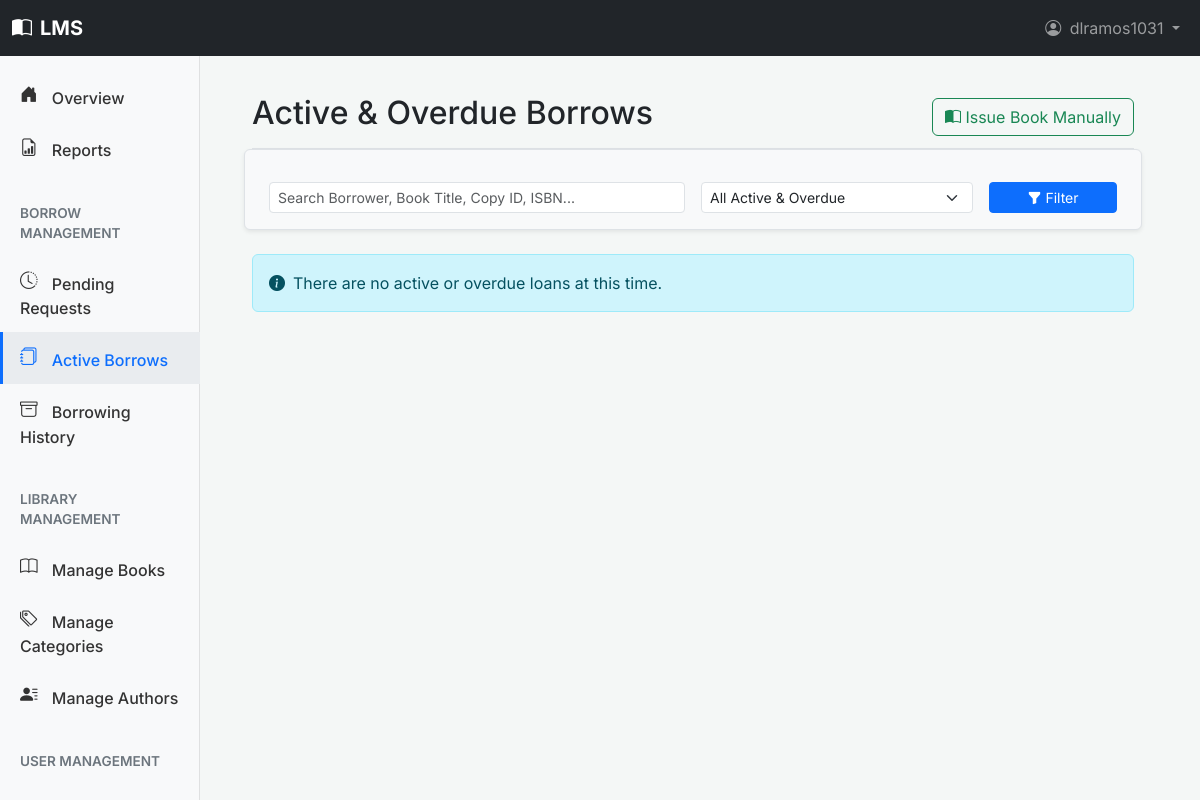
Before: /dashboard/circulation/active-loans/ (signed in) with the older database file.
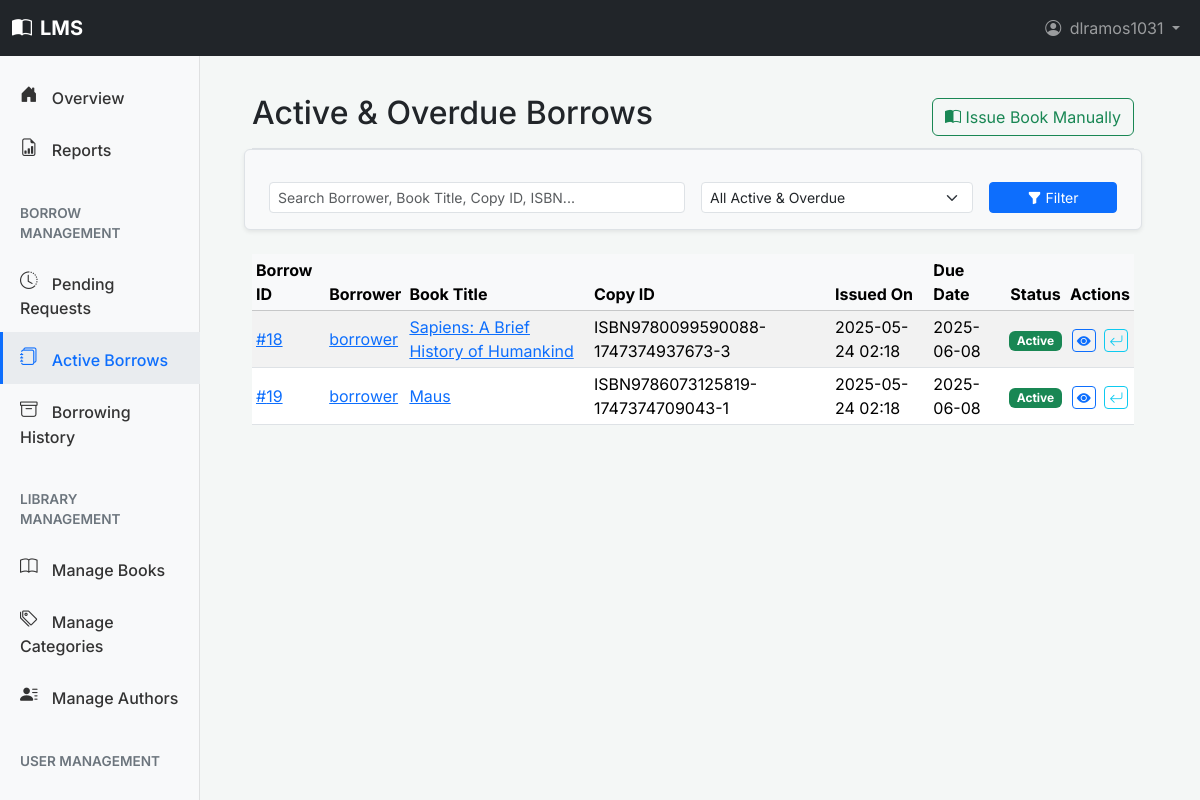
After: the same page with the newer database file.
### books/models.py (models this page shows, shortened)
class Borrowing(models.Model):
    book_copy = models.ForeignKey(
        BookCopy,
        on_delete=models.PROTECT,
        related_name='borrowings',
        help_text=_("The specific copy of the book being borrowed")
    )
    borrower = models.ForeignKey(
        settings.AUTH_USER_MODEL,
        on_delete=models.CASCADE,
        related_name='borrowings',
        help_text=_("The user borrowing the book")
    )
    request_date = models.DateTimeField(
        verbose_name=_("Request Date"),
        auto_now_add=True,
        help_text=_("Date and time the borrow request was made or manual issue initiated.")
    )
    issue_date = models.DateTimeField(
        verbose_name=_("Issue Date"),
        null=True, blank=True,
        help_text=_("Date and time the loan was approved and officially started.")
    )
    due_date = models.DateField(
        verbose_name=_("Due Date"),
        help_text=_("Date the book is due to be returned. Set by user/staff during request/approval.")
    )
    return_date = models.DateTimeField(
        verbose_name=_("Actual Return Date"),
        null=True, blank=True,
        help_text=_("Date and time the book was actually returned.")
    )
    STATUS_CHOICES = [
        ('REQUESTED', _('Requested')),                  # Book is requested before librarian approval
        ('ACTIVE', _('Active')),                        # Book is currently borrowed by the user
        ('RETURNED', _('Returned')),                    # Book has been returned on or before the due date
        ('RETURNED_LATE', _('Returned Late')),          # Book returned after the due date
        ('OVERDUE', _('Overdue')),                      # Book not yet returned and is past its due date
        ('REJECTED', _('Request Rejected')),            # Borrow request was rejected by librarian
        ('CANCELLED', _('Request Cancelled')),          # If a borrow request was cancelled before approval
        ('LOST_BY_BORROWER', _('Lost by Borrower')),    # Borrower reported or confirmed the book as lost
    ]
    status = models.CharField(
        max_length=20,
        choices=STATUS_CHOICES,
        default='REQUESTED',
        help_text=_("Current status of this borrowing record")
    )
    fine_amount = models.DecimalField(
        max_digits=6,
        decimal_places=2,
        default=0.00,
        help_text=_("Fine incurred for this borrowing, if any (e.g., for late return)")
    )
    notes_by_librarian = models.TextField(
        blank=True,
        null=True,
        help_text=_("Internal notes by librarian regarding this loan (e.g., damage noted on return) (optional)")
    )
    class Meta:
        ordering = ['-request_date']
        verbose_name = _('Borrowing Record')
        verbose_name_plural = _('Borrowing Records')

class BookCopy(models.Model):
    book = models.ForeignKey(
        Book,
        on_delete=models.CASCADE,
        related_name='copies',
        help_text=_("The book title this specific copy belongs to")
    )
    copy_id = models.CharField(
        max_length=100,
        unique=True,
        help_text=_("Unique library barcode or identifier for this specific physical copy")
    )
    STATUS_CHOICES = [
        ('Available', _('Available')),
        ('On Loan', _('On Loan')),
        ('Reserved', _('Reserved')),
        ('Lost', _('Lost')),
        ('Damaged', _('Damaged')),
        ('In Repair', _('In Repair')),
        ('Withdrawn', _('Withdrawn from Collection')),
    ]
    status = models.CharField(
        max_length=20,
        choices=STATUS_CHOICES,
        default='Available',
        help_text=_("Current status of this book copy")
    )
    date_acquired = models.DateField(
        null=True,
        blank=True,
        help_text=_("Date this specific copy was acquired by the library (optional)")
    )
    condition_notes = models.TextField(
        blank=True,
        null=True,
        help_text=_("Notes on the condition of this copy (e.g., slight tear on cover, missing page) (optional)")
    )
    class Meta:
        ordering = ['book__title', 'copy_id']
        verbose_name = _('Book Copy')
        verbose_name_plural = _('Book Copies')

class Book(models.Model):
    isbn = models.CharField(
        _('ISBN-13'),
        max_length=17,
        primary_key=True,
        unique=True,
        validators=[isbn_validator],
        help_text=_('13 Character ISBN number. Must be unique. (e.g., 978-0596009205)')
    )
    title = models.CharField(
        max_length=255,
        help_text=_("Enter the title of the book")
    )
    authors = models.ManyToManyField(
        Author,
        related_name='books',
        help_text=_("Select or add authors for this book")
    )
    publisher = models.CharField(
        max_length=200,
        blank=True,
        null=True,
        help_text=_("Publisher of the book (optional)")
    )
    publication_date = models.DateField(
        null=True,
        blank=True,
        help_text=_("Date the book was published (optional)")
    )
    edition = models.CharField(
        max_length=100,
        blank=True,
        null=True,
        help_text=_("e.g., 1st Edition, Revised Edition (optional)")
    )
    page_count = models.PositiveIntegerField(
        null=True,
        blank=True,
        help_text=_("Total number of pages (optional)")
    )
    description = models.TextField(
        blank=True,
        null=True,
        help_text=_("A brief description or summary of the book (optional)")
    )
    cover_image = models.ImageField(
        _("Cover Image"),
        upload_to='book_covers/',
        blank=True,
        null=True,
        help_text=_("Upload the book's cover image (optional).")
    )
    categories = models.ManyToManyField(
        Category,
        related_name='books',
        help_text=_("Select or add categories for this book")
    )
    date_added_to_system = models.DateTimeField(
        auto_now_add=True,
        help_text=_("Date this book record was added to the system")
    )
    last_updated = models.DateTimeField(
        auto_now=True,
        help_text=_("Date this book record was last updated")
    )
    total_borrows = models.PositiveIntegerField(
        default=0,
        help_text=_("How many times this book title has been borrowed overall")
    )
    def display_authors(self):
        """Helper method to display authors in the Django admin interface."""
        return ', '.join(author.name for author in self.authors.all()[:3])
    display_authors.short_description = _('Authors')
    def display_categories(self):
        """Helper method to display categories in the Django admin interface."""
        return ', '.join(category.name for category in self.categories.all()[:3])
    display_categories.short_description = _('Categories')
    class Meta:
        ordering = ['title', 'isbn']
        verbose_name = _('Book')
        verbose_name_plural = _('Books')

### users/models.py (models this page shows, shortened)
class CustomUser(AbstractUser):
    middle_initial = models.CharField(
        _('middle initial'),
        max_length=10,
        blank=True,
        null=True,
        help_text=_("User's middle initial (optional)")
    )
    suffix = models.CharField(
        _('suffix'),
        max_length=10,
        blank=True,
        null=True,
        help_text=_("e.g., Jr., Sr., III (optional)")
    )
    ROLE_CHOICES = (
        ('BORROWER', _('Borrower')),    # For students and other general library users
        ('LIBRARIAN', _('Librarian')),  # For library staff managing books and circulation
        ('ADMIN', _('Administrator')),  # For system administrators with full access
    )
    role = models.CharField(
        _('role'),
        max_length=20,
        choices=ROLE_CHOICES,
        default='BORROWER',
        help_text=_('The primary role of this user within the library system')
    )
    borrower_id_label = models.CharField(
        _('borrower ID label'),
        max_length=50,
        default="Library ID",
        help_text=_("Label for the borrower's unique identifier (e.g., Student ID, Library Card No.)")
    )
    borrower_id_value = models.CharField(
        _('borrower ID value'),
        max_length=50,
        unique=True,
        null=True,
        blank=True,
        help_text=_("The borrower's unique library identifier value (e.g., 'S12345', 'LC00789')")
    )
    physical_address = models.TextField(
        _('physical address'),
        blank=True,
        null=True,
        help_text=_("Borrower's physical mailing address (optional)")
    )
    birth_date = models.DateField(
        _('birth date'),
        null=True,
        blank=True,
        help_text=_("Borrower's date of birth (optional)")
    )
    phone_number = models.CharField(
        _('phone number'),
        max_length=20,
        blank=True,
        null=True,
        help_text=_("Borrower's contact phone number (optional)")
    )
    profile_picture = models.ImageField(
        _("Profile Picture"),
        upload_to='profile_pics/',
        blank=True,
        null=True,
        help_text=_("Upload a profile picture (optional).")
    )
    favorite_books = models.JSONField(
        _("Favorite Books"),
        default=list,
        blank=True,
        help_text=_("List of favorite book ISBNs with timestamps.")
    )
    BORROWER_TYPE_CHOICES = (
        ('STUDENT', _('Student')),                  # Full-time students
        ('FACULTY', _('Faculty')),                  # Faculty members
        ('STAFF_MEMBER', _('Staff Member')),        # University staff (non-faculty) who are borrowers
        ('ALUMNI', _('Alumni')),                    # Former students who are still borrowers
        ('COMMUNITY', _('Community Member')),       # Other verified local borrowers
        ('OTHER', _('Other Verified Borrower')),    # Other verified borrowers (e.g., local residents, non-student/faculty)
    )
    borrower_type = models.CharField(
        _('borrower type'),
        max_length=30,
        choices=BORROWER_TYPE_CHOICES,
        null=True,
        blank=True,
        help_text=_('Category of the borrower, e.g., Student, Faculty (used if role is Borrower)')
    )
    groups = models.ManyToManyField(
        'auth.Group',
        verbose_name=_('groups'),
        blank=True,
        help_text=_(
            'The groups this user belongs to. A user will get all permissions '
            'granted to each of their groups.'
        ),
        related_name="customuser_groups",
        related_query_name="customuser",
    )
    user_permissions = models.ManyToManyField(
        'auth.Permission',
        verbose_name=_('user permissions'),
        blank=True,
        help_text=_('Specific permissions for this user.'),
        related_name="customuser_permissions",
        related_query_name="customuser",
    )
    class Meta:
        verbose_name = _('User')
        verbose_name_plural = _('Users')
        ordering = ['last_name', 'first_name']

### books/views.py (the view, shortened to what this page needs)
# urls.py: path('dashboard/circulation/active-loans/', views.StaffActiveLoansView.as_view(), name='dashboard_active_loans'),
class StaffActiveLoansView(StaffRequiredMixin, ListView):
    model = Borrowing
    template_name = 'books/dashboard/circulation/active_loans.html'
    context_object_name = 'active_loans'
    paginate_by = 10
    def get_queryset(self):
        queryset = Borrowing.objects.filter(status__in=['ACTIVE', 'OVERDUE']) \
                                    .select_related('borrower', 'book_copy__book') \
                                    .order_by('due_date')
        search_term = self.request.GET.get('search', '').strip()
        status_filter = self.request.GET.get('status_filter', '').strip().upper()
        return queryset
    def get_context_data(self, **kwargs):
        context = super().get_context_data(**kwargs)
        context['page_title'] = _('Active & Overdue Loans')
        context['now_date'] = timezone.now().date()
        context['current_search'] = self.request.GET.get('search', '')
        context['status_filter_choices'] = [
            ('ACTIVE', _('Active')),
            ('OVERDUE', _('Overdue')),
        ]
        context['current_status_filter'] = self.request.GET.get('status_filter', '').upper()
        query_params = self.request.GET.copy()
        query_params.pop('page', None)
        context['other_query_params'] = query_params.urlencode()
        return context

### books/templates/books/dashboard/circulation/active_loans.html (shortened to what the changed rows need)
{% extends "dashboard/base.html" %}
{% load static %}
{% load bootstrap5 %}
{% block dashboard_page_title_main %}Active & Overdue Borrows{% endblock %}
{% block dashboard_content_main %}
    <form method="get" class="row g-3 align-items-center mb-4 p-3 bg-light border rounded shadow-sm">
        <div class="col-md-6">
        </div>
        <div class="col-md-4">
        </div>
        <div class="col-md-2">
        </div>
    </form>
    {% if active_loans %}
    <div class="table-responsive">
        <table class="table table-striped table-hover table-sm align-middle">
            <thead class="table-light">
                <tr>
                    <th>Borrow ID</th>
                    <th>Borrower</th>
                    <th>Book Title</th>
                    <th>Copy ID</th>
                    <th>Issued On</th>
                    <th>Due Date</th>
                    <th class="text-center">Status</th>
                    <th class="text-center">Actions</th>
                </tr>
            </thead>
            <tbody>
                {% for loan in active_loans %}
                <tr class="{% if loan.status == 'OVERDUE' %}table-danger{% elif loan.due_date.date < now_date and loan.status == 'ACTIVE' %}table-warning{% endif %}">
                    <td><a href="{% url 'books:dashboard_borrowing_detail' borrowing_id=loan.id %}">#{{ loan.id }}</a></td>
                    <td>
                        <a href="{% url 'users:dashboard_borrower_detail' pk=loan.borrower.pk %}">{{ loan.borrower.username }}</a>
                    </td>
                    <td>
                        <a href="{% url 'books:dashboard_book_detail' isbn=loan.book_copy.book.isbn %}">{{ loan.book_copy.book.title }}</a>
                    </td>
                    <td>{{ loan.book_copy.copy_id }}</td>
                    <td>{{ loan.issue_date|date:"Y-m-d H:i" }}</td>
                    <td>{{ loan.due_date|date:"Y-m-d" }}</td>
                    <td class="text-center">
                        {% if loan.status == 'OVERDUE' %}
                            <span class="badge bg-danger">{{ loan.get_status_display }}</span>
                        {% elif loan.due_date.date < now_date and loan.status == 'ACTIVE' %}
                            <span class="badge bg-warning text-dark">ACTIVE (Past Due)</span>
                        {% elif loan.status == 'ACTIVE' %}
                             <span class="badge bg-success">{{ loan.get_status_display }}</span>
                        {% else %}
                             <span class="badge bg-secondary">{{ loan.get_status_display }}</span>
                        {% endif %}
                    </td>
                    <td class="text-center">
                         <a href="{% url 'books:dashboard_borrowing_detail' borrowing_id=loan.id %}" class="btn btn-sm btn-outline-primary py-0 px-1 me-1" title="View Details">
                            <i class="bi bi-eye-fill"></i>
                        </a>
                        <form method="post" action="{% url 'books:dashboard_mark_loan_returned' borrowing_id=loan.id %}" class="d-inline">
                            <button type="submit" class="btn btn-sm btn-outline-info py-0 px-1" title="Mark as Returned">
                                <i class="bi bi-arrow-return-left"></i>
                            </button>
                        </form>
                    </td>
                </tr>
                {% endfor %}
            </tbody>
        </table>
    </div>
    {% else %}
    <div class="alert alert-info mt-3">
        <i class="bi bi-info-circle-fill me-2"></i>There are no active or overdue loans at this time.
    </div>
    {% endif %}
{% endblock dashboard_content_main %}

Changed rows visible on the page:
added Borrowing: id "18", borrower.username "borrower", book_copy.book "Sapiens: A Brief History of Humankind", book_copy.copy_id "ISBN9780099590088-1747374937673-3", issue_date "2025-05-24 02:18", due_date "2025-06-08", status "Active"
added Borrowing: id "19", borrower.username "borrower", book_copy.book "Maus", book_copy.copy_id "ISBN9786073125819-1747374709043-1", issue_date "2025-05-24 02:18", due_date "2025-06-08", status "Active"
Other visible differences:
text no longer shown: "There are no active or overdue loans at this time."
text now shown: "Borrow ID Borrower Book Title Copy ID Issued On Due Date Status Actions"
